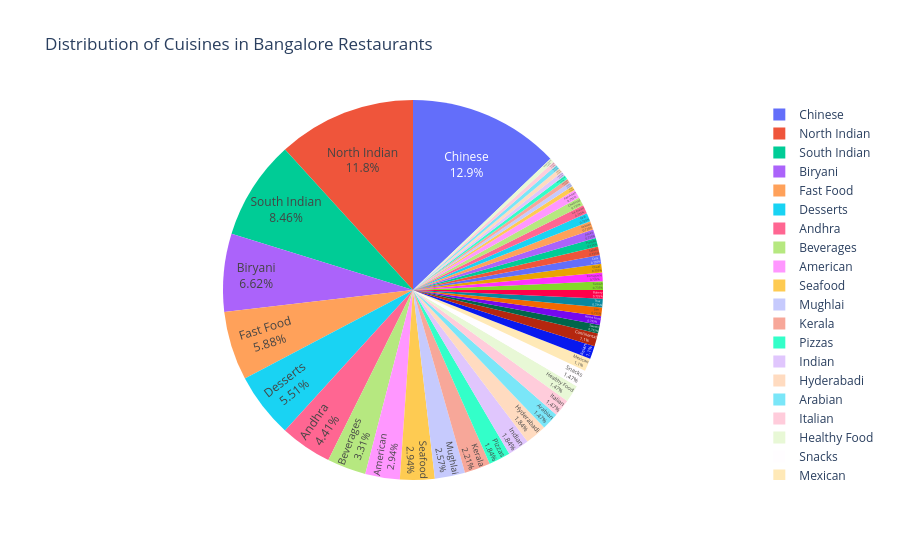

The cell this chart's notebook holds for it:
### Code cell
fig = px.pie(
    data_frame=df_Cuisine_Analysis,
    names=df_Cuisine_Analysis["Cuisine"],
    values = df_Cuisine_Analysis["Count"],
    title="Distribution of Cuisines in Bangalore Restaurants"
    
)
fig.update_traces(textposition="inside", textinfo="percent+label")
fig.show()

### Figure 1 — Plotly figure (JSON) as saved in the notebook; plotly's stock layout.template omitted (floating-point values rounded to 4 significant figures)
{"data": [{"domain": {"x": [0, 1], "y": [0, 1]}, "hovertemplate": "Cuisine=%{label}<br>Count=%{value}<extra></extra>", "labels": ["Sweets", "North Indian", "Home Food", "Thalis", "Combo", "South Indian", "Fast Food", "Beverages", "Jain", "American", "Arabian", "Chinese", "Desserts", "Mughlai", "Thai", "Italian", "Kerala", "Pizzas", "Mexican", "Andhra", "Seafood", "Biryani", "Indian", "Rajasthani", "Bakery", "Healthy Food", "Hyderabadi", "Snacks", "Turkish", "Portuguese", "Chaat", "Asian", "Continental", "Mediterranean", "Lebanese", "Cafe", "Salads", "Pastas", "Punjabi", "Juices", "Kebabs", "Grill", "Ice Cream", "Tandoor", "Chettinad", "Pan-Asian", "Oriental", "Middle Eastern"], "legendgroup": "", "name": "", "showlegend": true, "textinfo": "percent+label", "textposition": "inside", "type": "pie", "values": [2, 32, 2, 1, 1, 23, 16, 9, 2, 8, 4, 35, 15, 7, 2, 4, 6, 5, 3, 12, 8, 18, 5, 1, 2, 4, 5, 4, 2, 2, 2, 3, 3, 1, 1, 2, 2, 1, 2, 2, 2, 2, 2, 1, 2, 2, 1, 1]}], "layout": {"legend": {"tracegroupgap": 0}, "title": {"text": "Distribution of Cuisines in Bangalore Restaurants"}}}
